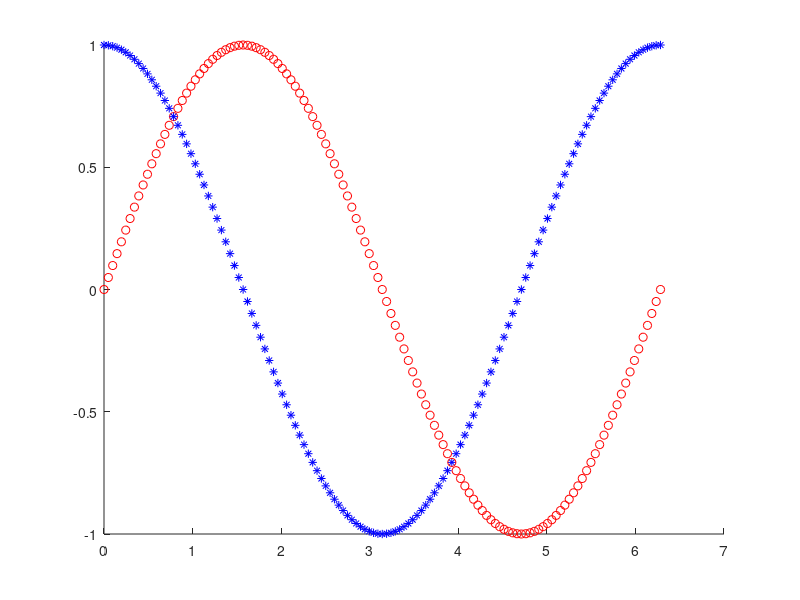

Source code (MATLAB):
close all
clear
clc

for i=0:pi/64:2*pi
    pause(0.1)
    hold on
    plot(i, sin(i), 'ro')
    hold on
    plot(2*pi-i, cos(i), 'b*');
end
